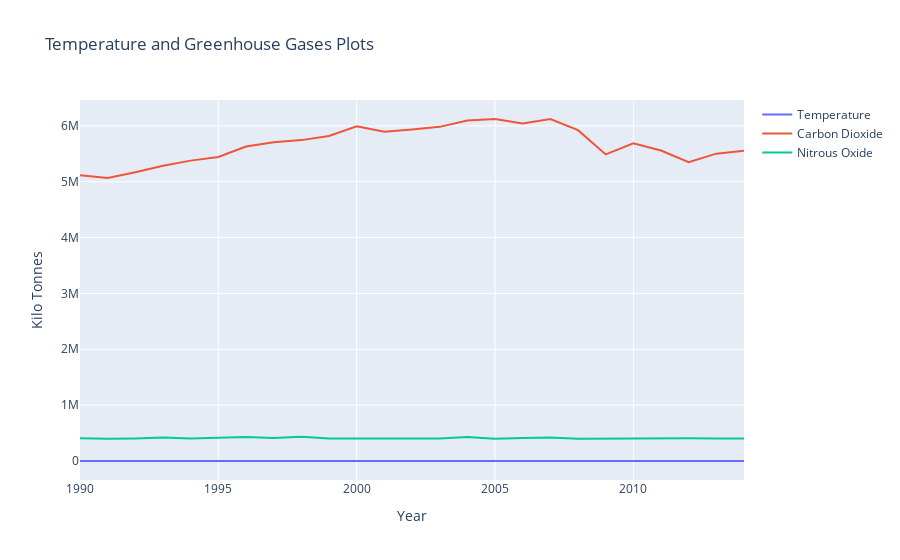

Write notebook code for a chart like this one.
### Code cell
trace0 = go.Scatter(
    x = part3.index,
    y = part3['temp'],
    mode = 'lines',
    name = 'Temperature'
)

trace1 = go.Scatter(
    x = part3.index,
    y = part3['co2'],
    mode = 'lines',
    name = 'Carbon Dioxide'
)

trace2 = go.Scatter(
    x = part3.index,
    y = part3['n2o'],
    mode = 'lines',
    name = 'Nitrous Oxide'
)



layout = go.Layout(
    title='Temperature and Greenhouse Gases Plots',
    xaxis=dict(
        title='Year',
    ),
    yaxis=dict(
        title='Kilo Tonnes',
    )
)

data = [trace0,trace1,trace2]
fig = go.Figure(data=data, layout=layout)
iplot(fig)

### Figure 1 — Plotly figure (JSON) as saved in the notebook; plotly's stock layout.template omitted (floating-point values rounded to 4 significant figures)
{"data": [{"mode": "lines", "name": "Temperature", "type": "scatter", "x": [1990, 1991, 1992, 1993, 1994, 1995, 1996, 1997, 1998, 1999, 2000, 2001, 2002, 2003, 2004, 2005, 2006, 2007, 2008, 2009, 2010, 2011, 2012, 2013, 2014], "y": [9.661, 11.32, 11.36, 9.573, 10.04, 9.995, 10.24, 9.807, 10.0, 11.82, 11.16, 9.969, 10.93, 11.25, 9.836, 10.39, 10.68, 11.52, 10.63, 10.64, 10.14, 11.36, 11.27, 11.97, 12.16]}, {"mode": "lines", "name": "Carbon Dioxide", "type": "scatter", "x": [1990, 1991, 1992, 1993, 1994, 1995, 1996, 1997, 1998, 1999, 2000, 2001, 2002, 2003, 2004, 2005, 2006, 2007, 2008, 2009, 2010, 2011, 2012, 2013, 2014], "y": [5115000.0, 5065000.0, 5170000.0, 5285000.0, 5377000.0, 5442000.0, 5630000.0, 5705000.0, 5745000.0, 5819000.0, 5992000.0, 5894000.0, 5936000.0, 5982000.0, 6097000.0, 6123000.0, 6042000.0, 6122000.0, 5923000.0, 5488000.0, 5689000.0, 5560000.0, 5349000.0, 5503000.0, 5556000.0]}, {"mode": "lines", "name": "Nitrous Oxide", "type": "scatter", "x": [1990, 1991, 1992, 1993, 1994, 1995, 1996, 1997, 1998, 1999, 2000, 2001, 2002, 2003, 2004, 2005, 2006, 2007, 2008, 2009, 2010, 2011, 2012, 2013, 2014], "y": [406200.0, 396100.0, 404100.0, 420500.0, 402500.0, 420600.0, 428900.0, 412300.0, 433900.0, 401100.0, 401400.0, 399300.0, 400900.0, 401800.0, 428600.0, 397600.0, 410100.0, 419000.0, 396800.0, 399500.0, 410300.0, 416500.0, 409300.0, 403300.0, 403500.0]}], "layout": {"title": {"text": "Temperature and Greenhouse Gases Plots"}, "xaxis": {"title": {"text": "Year"}}, "yaxis": {"title": {"text": "Kilo Tonnes"}}}}
